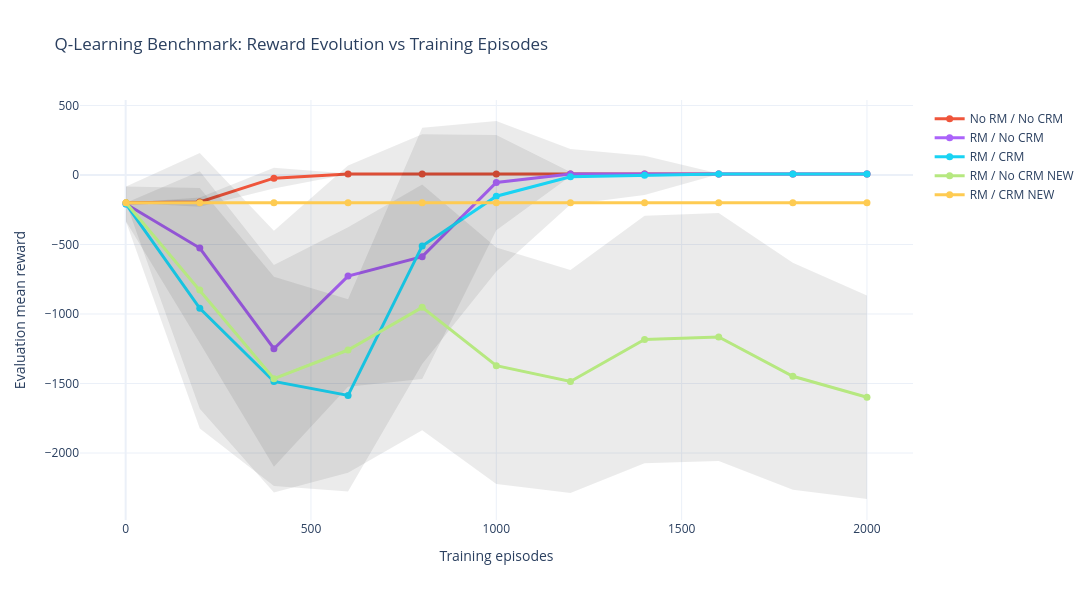

The notebook cell saved with this chart:
### Code cell
# =============================================================
# =============================================================
import plotly.graph_objects as go

fig = go.Figure() 

for label, data in results.items():
    x = data["iterations"]
    y = data["mean_rewards"]
    s = data["std_rewards"]

    upper = y + s
    lower = y - s

    # Std shaded area
    fig.add_trace(
        go.Scatter(
            x=np.concatenate([x, x[::-1]]),
            y=np.concatenate([upper, lower[::-1]]),
            fill="toself",
            fillcolor="rgba(0,0,0,0.08)",
            line=dict(color="rgba(255,255,255,0)"),
            hoverinfo="skip",
            showlegend=False
        )
    )

    # Main line
    fig.add_trace(
        go.Scatter(
            x=x,
            y=y,
            mode="lines+markers",
            name=label,
            line=dict(width=3),
            marker=dict(size=7),
            hovertemplate=(
                f"{label}<br>"
                "Episode: %{x}<br>"
                "Mean reward: %{y:.2f}<extra></extra>"
            )
        )
    )

fig.update_layout(
    title="Q-Learning Benchmark: Reward Evolution vs Training Episodes",
    xaxis_title="Training episodes",
    yaxis_title="Evaluation mean reward",
    template="plotly_white",
    width=1100,
    height=600,
    hovermode="x unified",
    legend=dict(
        yanchor="top",
        y=0.99,
        xanchor="left",
        x=1.02
    )
)

fig.update_xaxes(showgrid=True, gridwidth=1)
fig.update_yaxes(showgrid=True, gridwidth=1)

fig.show()

### Figure 1 — Plotly figure (JSON) as saved in the notebook; plotly's stock layout.template omitted (floating-point values rounded to 4 significant figures)
{"data": [{"fill": "toself", "fillcolor": "rgba(0,0,0,0.08)", "hoverinfo": "skip", "line": {"color": "rgba(255,255,255,0)"}, "showlegend": false, "type": "scatter", "x": [1, 200, 400, 600, 800, 1000, 1200, 1400, 1600, 1800, 2000, 2000, 1800, 1600, 1400, 1200, 1000, 800, 600, 400, 200, 1], "y": [-200.0, -161.6, 51.22, 10.34, 10.34, 10.34, 10.34, 10.34, 10.34, 10.34, 10.34, 4.908, 4.908, 4.908, 4.908, 4.908, 4.908, 4.908, 4.908, -97.46, -227.8, -200.0]}, {"hovertemplate": "No RM / No CRM<br>Episode: %{x}<br>Mean reward: %{y:.2f}<extra></extra>", "line": {"width": 3}, "marker": {"size": 7}, "mode": "lines+markers", "name": "No RM / No CRM", "type": "scatter", "x": [1, 200, 400, 600, 800, 1000, 1200, 1400, 1600, 1800, 2000], "y": [-200.0, -194.7, -23.12, 7.625, 7.625, 7.625, 7.625, 7.625, 7.625, 7.625, 7.625]}, {"fill": "toself", "fillcolor": "rgba(0,0,0,0.08)", "hoverinfo": "skip", "line": {"color": "rgba(255,255,255,0)"}, "showlegend": false, "type": "scatter", "x": [1, 200, 400, 600, 800, 1000, 1200, 1400, 1600, 1800, 2000, 2000, 1800, 1600, 1400, 1200, 1000, 800, 600, 400, 200, 1], "y": [-82.63, 157.9, -401.1, 68.95, 292.5, 287.8, 21.49, 10.34, 10.34, 10.34, 10.34, 4.908, 4.908, 4.908, 4.908, -8.294, -396.7, -1468.0, -1524.0, -2099.0, -1209.0, -335.3]}, {"hovertemplate": "RM / No CRM<br>Episode: %{x}<br>Mean reward: %{y:.2f}<extra></extra>", "line": {"width": 3}, "marker": {"size": 7}, "mode": "lines+markers", "name": "RM / No CRM", "type": "scatter", "x": [1, 200, 400, 600, 800, 1000, 1200, 1400, 1600, 1800, 2000], "y": [-209.0, -525.5, -1250.0, -727.5, -587.7, -54.48, 6.6, 7.625, 7.625, 7.625, 7.625]}, {"fill": "toself", "fillcolor": "rgba(0,0,0,0.08)", "hoverinfo": "skip", "line": {"color": "rgba(255,255,255,0)"}, "showlegend": false, "type": "scatter", "x": [1, 200, 400, 600, 800, 1000, 1200, 1400, 1600, 1800, 2000, 2000, 1800, 1600, 1400, 1200, 1000, 800, 600, 400, 200, 1], "y": [-82.04, -93.83, -732.9, -894.0, 339.5, 388.3, 186.9, 138.6, 10.34, 10.34, 10.34, 4.908, 4.908, 4.908, -143.4, -211.7, -694.2, -1360.0, -2277.0, -2238.0, -1824.0, -336.0]}, {"hovertemplate": "RM / CRM<br>Episode: %{x}<br>Mean reward: %{y:.2f}<extra></extra>", "line": {"width": 3}, "marker": {"size": 7}, "mode": "lines+markers", "name": "RM / CRM", "type": "scatter", "x": [1, 200, 400, 600, 800, 1000, 1200, 1400, 1600, 1800, 2000], "y": [-209.0, -959.1, -1485.0, -1586.0, -510.2, -152.9, -12.4, -2.365, 7.625, 7.625, 7.625]}, {"fill": "toself", "fillcolor": "rgba(0,0,0,0.08)", "hoverinfo": "skip", "line": {"color": "rgba(255,255,255,0)"}, "showlegend": false, "type": "scatter", "x": [1, 200, 400, 600, 800, 1000, 1200, 1400, 1600, 1800, 2000, 2000, 1800, 1600, 1400, 1200, 1000, 800, 600, 400, 200, 1], "y": [-200.0, 27.5, -646.9, -376.2, -68.25, -521.4, -683.8, -293.9, -274.4, -630.8, -866.6, -2331.0, -2265.0, -2057.0, -2074.0, -2287.0, -2223.0, -1836.0, -2142.0, -2284.0, -1682.0, -200.0]}, {"hovertemplate": "RM / No CRM NEW<br>Episode: %{x}<br>Mean reward: %{y:.2f}<extra></extra>", "line": {"width": 3}, "marker": {"size": 7}, "mode": "lines+markers", "name": "RM / No CRM NEW", "type": "scatter", "x": [1, 200, 400, 600, 800, 1000, 1200, 1400, 1600, 1800, 2000], "y": [-200.0, -827.1, -1466.0, -1259.0, -952.1, -1372.0, -1486.0, -1184.0, -1166.0, -1448.0, -1599.0]}, {"fill": "toself", "fillcolor": "rgba(0,0,0,0.08)", "hoverinfo": "skip", "line": {"color": "rgba(255,255,255,0)"}, "showlegend": false, "type": "scatter", "x": [1, 200, 400, 600, 800, 1000, 1200, 1400, 1600, 1800, 2000, 2000, 1800, 1600, 1400, 1200, 1000, 800, 600, 400, 200, 1], "y": [-200.0, -200.0, -200.0, -200.0, -200.0, -200.0, -200.0, -200.0, -200.0, -200.0, -200.0, -200.0, -200.0, -200.0, -200.0, -200.0, -200.0, -200.0, -200.0, -200.0, -200.0, -200.0]}, {"hovertemplate": "RM / CRM NEW<br>Episode: %{x}<br>Mean reward: %{y:.2f}<extra></extra>", "line": {"width": 3}, "marker": {"size": 7}, "mode": "lines+markers", "name": "RM / CRM NEW", "type": "scatter", "x": [1, 200, 400, 600, 800, 1000, 1200, 1400, 1600, 1800, 2000], "y": [-200.0, -200.0, -200.0, -200.0, -200.0, -200.0, -200.0, -200.0, -200.0, -200.0, -200.0]}], "layout": {"height": 600, "hovermode": "x unified", "legend": {"x": 1.02, "xanchor": "left", "y": 0.99, "yanchor": "top"}, "title": {"text": "Q-Learning Benchmark: Reward Evolution vs Training Episodes"}, "width": 1100, "xaxis": {"gridwidth": 1, "showgrid": true, "title": {"text": "Training episodes"}}, "yaxis": {"gridwidth": 1, "showgrid": true, "title": {"text": "Evaluation mean reward"}}}}
